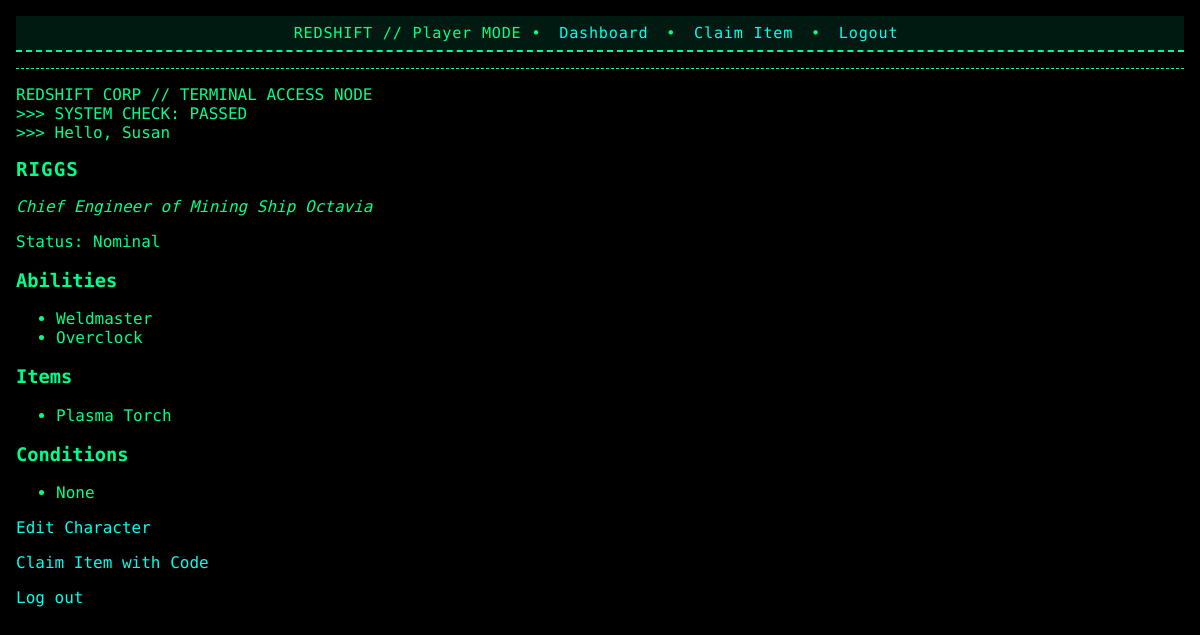
Page /dashboard (signed in) on the committed database.
### app/models.py (models this page shows)
class User(UserMixin, db.Model):
    id = db.Column(db.Integer, primary_key=True)
    username = db.Column(db.String(64), unique=True, nullable=False)
    email = db.Column(db.String(120), unique=True, nullable=False)
    password = db.Column(db.String(128), nullable=False)
    is_verified = db.Column(db.Boolean, default=False)
    role = db.Column(db.String(20), default='Player')  # 'Player' or 'Control'
    character = db.relationship("Character", backref="user", uselist=False)

class Character(db.Model):
    id = db.Column(db.Integer, primary_key=True)
    name = db.Column(db.String(64), nullable=False)
    position = db.Column(db.String(100))
    affiliation = db.Column(db.String(100))
    status = db.Column(db.String(50), default="Nominal")
    abilities = db.Column(db.PickleType, default=list)   # List of strings
    conditions = db.Column(db.PickleType, default=list)  # List of strings (empty at start)
    items = db.Column(db.PickleType, default=list)        # List of strings
    stats = db.Column(db.Text, default='{}')  # Optional, for other game logic
    user_id = db.Column(db.Integer, db.ForeignKey('user.id'))

### app/routes.py (the view)
@main_bp.route('/dashboard')
@login_required
def dashboard():
    if current_user.role == 'Control':
        from .models import User, Character
        all_users = User.query.all()
        all_characters = Character.query.all()
        return render_template('control_dashboard.html', users=all_users, characters=all_characters)
    else:
        return render_template('dashboard.html', character=current_user.character)

### app/models.py (called while the page is built)
@login_manager.user_loader
def load_user(user_id):
    return User.query.get(int(user_id))

### app/templates/dashboard.html
{% extends "base.html" %}
{% block content %}
<p  style="margin : 0; padding-top:0;">REDSHIFT CORP // TERMINAL ACCESS NODE</p>
<p style="margin : 0; padding-top:0;">>>> SYSTEM CHECK: PASSED</p>
<p style="margin : 0; padding-top:0;">>>> Hello, {{ current_user.username }}</p>
{% if character %}
<h2>{{ character.name }}</h2>
<p><em>{{ character.position }} of {{ character.affiliation }}</em></p>
<p>Status: {{ character.status }}</p>
<h3>Abilities</h3>
<ul>
  {% for a in character.abilities %}
    <li>{{ a }}</li>
  {% endfor %}
</ul>
<h3>Items</h3>
<ul>
  {% for i in character.items %}
    <li>{{ i }}</li>
  {% endfor %}
</ul>
<h3>Conditions</h3>
<ul>
  {% if character.conditions %}
    {% for c in character.conditions %}
      <li>{{ c }}</li>
    {% endfor %}
  {% else %}
    <li>None</li>
  {% endif %}
</ul>
  <p><a href="{{ url_for('main.edit_character') }}">Edit Character</a></p>
{% else %}
  <p>You don't have a character yet.</p>
  <p><a href="{{ url_for('main.create_character') }}">Create One Now</a></p>
{% endif %}
  <p><a href="{{ url_for('main.claim_item') }}">Claim Item with Code</a></p>
<a href="{{ url_for('auth.logout') }}">Log out</a>
{% endblock %}

### app/templates/base.html (shortened to what this page needs)
<!DOCTYPE html>
<html lang="en">
<head>
  <link rel="stylesheet" href="{{ url_for('static', filename='css/retro.css') }}">
</head>
<body>
    <div class="nav-bar {% if current_user.role == 'Control' %}control-nav{% else %}player-nav{% endif %}">
        REDSHIFT // {{ current_user.role if current_user.is_authenticated else "GUEST" }} MODE
        {% if current_user.is_authenticated %}
          • <a href="{{ url_for('main.dashboard') }}">Dashboard</a>
          {% if current_user.role == 'Control' %}
            • <a href="{{ url_for('main.dashboard') }}">Characters</a>
            • <a href="{{ url_for('main.control_data') }}">Tables</a>
          {% else %}
            • <a href="{{ url_for('main.claim_item') }}">Claim Item</a>
          {% endif %}
          • <a href="{{ url_for('auth.logout') }}">Logout</a>
        {% else %}
          • <a href="{{ url_for('auth.login') }}">Login</a>
          • <a href="{{ url_for('auth.register') }}">Register</a>
        {% endif %}
      </div>
      <hr>
  {% block content %}{% endblock %}
</body>
</html>

### app/static/css/retro.css (style rules this page uses)
body { background-color: #000; color: #00ff88; font-family: 'Share Tech Mono', monospace; margin: 0; padding: 1rem; }
a { color: #00ffee; text-decoration: none; }
h1, h2, label { text-transform: uppercase; letter-spacing: 1px; font-size: 1.2rem; }
hr { border: none; border-top: 1px dashed #00ff88; margin: 1rem 0; }
.nav-bar { font-family: 'Share Tech Mono', monospace; background-color: #001a11; color: #00ff88; padding: 0.5rem 1rem; text-align: center; border-bottom: 2px dashed #00ff88; font-size: 0.95rem; letter-spacing: 0.05em; }
.nav-bar a { color: #00ffee; margin: 0 0.5rem; text-decoration: none; }
.player-nav { background-color: #001a11; }

### rows in the picture
User: role "Player", username "Susan"
Character: name "RIGGS", position "Chief Engineer", affiliation "Mining Ship Octavia", status "Nominal"

### other values in the picture
{{ a }} "Weldmaster" "Overclock"
{{ i }} "Plasma Torch"
